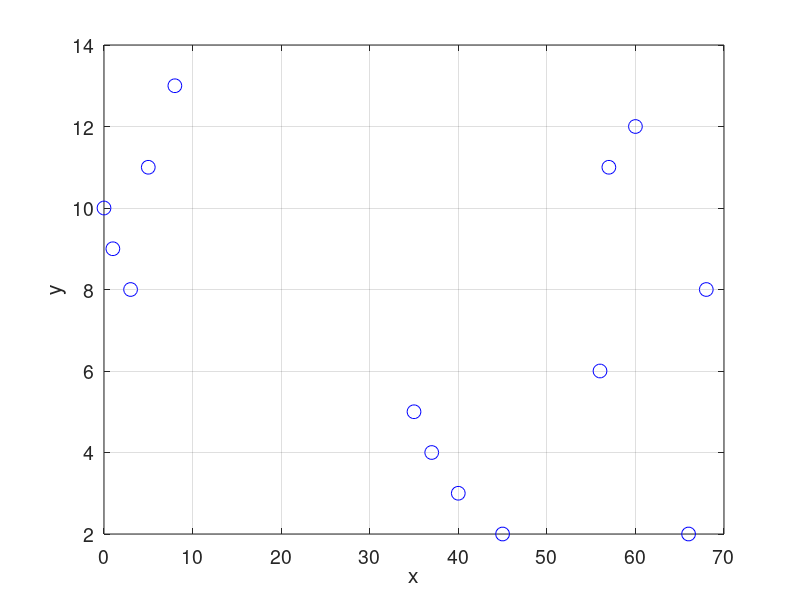

This figure's MATLAB source: (Note: this script raises an error after producing the figure.)
% Supposedly one measures the variable x which is a function of 
% the variable y. This gives us two corresponding vectors of 
% measurements: xData for the x variable and yData for the y 
% variable. 
% To plot the measured data points, run the following block of 
% code. 

xData = [0; 1; 3; 5; 8; 35; 37; 40; 45; 56; 57; 60; 66; 68];
yData = [10; 9; 8; 11; 13; 5; 4; 3; 2; 6; 11; 12; 2; 8];
close all; figure(1); plot(xData, yData, 'bo', 'MarkerSize', 10);
xlabel('x'); ylabel('y'); set(gca, 'FontSize', 14); grid on;
clearvars; clc;   % Clearing variables and workspace is done at 
                          % or near the end of after each block of code for 
                          % the purposes of clarity of this tutorial. 


%                                           Page 1
%%%%%%%%%%%%%%%%%%%%%%%%%%%%%%%%


% Supposedly one wants to find the value of the y variable for 
% the missing integer values of the x variable in the [-5, 70] 
% interval. The ZFindFit function is a tool which can be used to 
% do just that. 
% Run the following block of code to visualize the missing values 
% of the y variable which were estimated using the ZFindFit 
% function with its default settings, i.e. without any of its various 
% optional parameters changed. 

xData = [0; 1; 3; 5; 8; 35; 37; 40; 45; 56; 57; 60; 66; 68];
yData = [10; 9; 8; 11; 13; 5; 4; 3; 2; 6; 11; 12; 2; 8];
xMissing = [-5; -4; -3; -2; -1; 2; 4; 6; 7; 9; 10; 11; 12; 13; 14; 15; ...
    16; 17; 18; 19; 20; 21; 22; 23; 24; 25; 26; 27; 28; 29; 30; 31; ...
    32; 33; 34; 36; 38; 39; 41; 42; 43; 44; 46; 47; 48; 49; 50; 51; ...
    52; 53; 54; 55; 58; 59; 61; 62; 63; 64; 65; 67; 69; ...
    70];   % The missing integer values of the x variable at which 
              % the y variable was not measured. 
yMissing = ZFindFit(xData, yData, xMissing);
close all; figure(1); hold on;
plot(xData, yData, 'bo', 'MarkerSize', 10);
plot(xMissing, yMissing, 'ro', 'MarkerSize', 10);
xlabel('x'); ylabel('y'); legend('Data points', ...
    'Points estimated using ZFindFit function');
set(gca, 'FontSize', 14); grid on; hold off;
clearvars -except xData yData xMissing yMissing; clc;


%                                           Page 2
%%%%%%%%%%%%%%%%%%%%%%%%%%%%%%%%


% With its default settings, the estimated missing values with the 
% ZFindFit function are calculated using linear interpolation 
% between the neighboring data points. 
% The estimation of the missing values can be done in three 
% ways, determined by the optional parameter "Type". The 
% possible settings of "Type" are "'A'", "'Spline'" and "'PolyFit'". 
% With the default setting "'A'", a piecewise interpolation 
% polynomial is used. The degree of the piecewise interpolation 
% polynomial can be set using the optional parameter 
% "PseudoAccuracy", the default value of which is "1" (hence 
% the linear interpolation with default settings). 
% Run the following block of code to see the impact of the 
% variation of the "PseudoAccuracy" parameter on the estimated 
% missing values of the y variable. 

xData = [0; 1; 3; 5; 8; 35; 37; 40; 45; 56; 57; 60; 66; 68];
yData = [10; 9; 8; 11; 13; 5; 4; 3; 2; 6; 11; 12; 2; 8];
xMissing = [-5; -4; -3; -2; -1; 2; 4; 6; 7; 9; 10; 11; 12; 13; 14; 15; ...
    16; 17; 18; 19; 20; 21; 22; 23; 24; 25; 26; 27; 28; 29; 30; 31; ...
    32; 33; 34; 36; 38; 39; 41; 42; 43; 44; 46; 47; 48; 49; 50; 51; ...
    52; 53; 54; 55; 58; 59; 61; 62; 63; 64; 65; 67; 69; ...
    70];   % The missing integer values of the x variable at which 
              % the y variable was not measured. 
close all;
psacc = 1;
yMissing1 = ZFindFit(xData, yData, xMissing, ...
    'PseudoAccuracy', psacc);   % Pseudo Accuracy paramater 
                                                    % set to 1. 
figure(1); hold on;
plot(xData, yData, 'bo', 'MarkerSize', 10);
plot(xMissing, yMissing1, 'ro', 'MarkerSize', 10);
xlabel('x'); ylabel('y'); legend('Data points', ...
    'Points estimated using ZFindFit function');
set(gca, 'FontSize', 14); grid on; hold off;
title('"PseudoAccuracy" == "1"');
psacc = 2;
yMissing2 = ZFindFit(xData, yData, xMissing, ...
    'PseudoAccuracy', psacc);   % Pseudo Accuracy paramater 
                                                    % set to 2. 
figure(2); hold on;
plot(xData, yData, 'bo', 'MarkerSize', 10);
plot(xMissing, yMissing2, 'ro', 'MarkerSize', 10);
xlabel('x'); ylabel('y'); legend('Data points', ...
    'Points estimated using ZFindFit function');
set(gca, 'FontSize', 14); grid on; hold off;
title('"PseudoAccuracy" == "2"');
psacc = 3;
yMissing3 = ZFindFit(xData, yData, xMissing, ...
    'PseudoAccuracy', psacc);   % Pseudo Accuracy paramater 
                                                    % set to 3. 
figure(3); hold on;
plot(xData, yData, 'bo', 'MarkerSize', 10);
plot(xMissing, yMissing3, 'ro', 'MarkerSize', 10);
xlabel('x'); ylabel('y'); legend('Data points', ...
    'Points estimated using ZFindFit function');
set(gca, 'FontSize', 14); grid on; hold off;
title('"PseudoAccuracy" == "3"');
clearvars -except xData yData xMissing ...
    yMissing1 yMissing2 yMissing3; clc;


%                                           Page 3
%%%%%%%%%%%%%%%%%%%%%%%%%%%%%%%%


% With the "'A'" setting of the "Type" optional parameter, in 
% addition to the "PseudoAccuracy" optional parameter, the 
% "Mode" optional parameter can also be set. The possible 
% settings are either "0", "1", and "2", the default being "1". The 
% setting of the "Mode" parameter determines the method by 
% which the data points are selected and the boundaries are 
% calculated for each of the interpolation polynomials of the 
% piecewise interpolation polynomial function. 
% Generally, the variation of the "Mode" parameter only has an 
% impact when the data points are highly unequally spaced along 
% the abscissa coordinate, as is indeed the case with the 
% example presented in this tutorial. For further information, the 
% documentation of the ZFindFit function and its subfunctions 
% should be referred to. 
% Run the following block of code to see the impact of the 
% variation of the "Mode" parameter on the estimated values of 
% the y variable. The "PseudoAccuracy" parameter is set to "3" 
% for all cases. 

xData = [0; 1; 3; 5; 8; 35; 37; 40; 45; 56; 57; 60; 66; 68];
yData = [10; 9; 8; 11; 13; 5; 4; 3; 2; 6; 11; 12; 2; 8];
xMissing = [-5; -4; -3; -2; -1; 2; 4; 6; 7; 9; 10; 11; 12; 13; 14; 15; ...
    16; 17; 18; 19; 20; 21; 22; 23; 24; 25; 26; 27; 28; 29; 30; 31; ...
    32; 33; 34; 36; 38; 39; 41; 42; 43; 44; 46; 47; 48; 49; 50; 51; ...
    52; 53; 54; 55; 58; 59; 61; 62; 63; 64; 65; 67; 69; ...
    70];   % The missing integer values of the x variable at which 
              % the y variable was not measured. 
psacc = 3;   % Pseudo Accuracy paramater 
                     % set to 3. 
close all;
mode = 0;
yMissing0 = ZFindFit(xData, yData, xMissing, ...
    'PseudoAccuracy', psacc, ...
    'Mode', mode);   % Mode paramater set to 0. 
figure(1); hold on;
plot(xData, yData, 'bo', 'MarkerSize', 10);
plot(xMissing, yMissing0, 'ro', 'MarkerSize', 10);
xlabel('x'); ylabel('y'); legend('Data points', ...
    'Points estimated using ZFindFit function');
set(gca, 'FontSize', 14); grid on; hold off;
title('"Mode" == "0"');
mode = 1;
yMissing1 = ZFindFit(xData, yData, xMissing, ...
    'PseudoAccuracy', psacc, ...
    'Mode', mode);   % Mode paramater set to 1. 
figure(2); hold on;
plot(xData, yData, 'bo', 'MarkerSize', 10);
plot(xMissing, yMissing1, 'ro', 'MarkerSize', 10);
xlabel('x'); ylabel('y'); legend('Data points', ...
    'Points estimated using ZFindFit function');
set(gca, 'FontSize', 14); grid on; hold off;
title('"Mode" == "1"');
mode = 2;
yMissing2 = ZFindFit(xData, yData, xMissing, ...
    'PseudoAccuracy', psacc, ...
    'Mode', mode);   % Mode paramater set to 2. 
figure(3); hold on;
plot(xData, yData, 'bo', 'MarkerSize', 10);
plot(xMissing, yMissing2, 'ro', 'MarkerSize', 10);
xlabel('x'); ylabel('y'); legend('Data points', ...
    'Points estimated using ZFindFit function');
set(gca, 'FontSize', 14); grid on; hold off;
title('"Mode" == "2"');
clearvars -except xData yData xMissing ...
    yMissing0 yMissing1 yMissing2; clc;


%                                           Page 4
%%%%%%%%%%%%%%%%%%%%%%%%%%%%%%%%


% By setting the "Type" parameter to "'Spline'", the estimation of 
% the missing values is calculated using the cubic spline of the 
% data points. As the cubic spline is exactly determined for a 
% given set of data points, with the "'Spline'" setting of the 
% "Type" parameter, there are no optional parameters 
% "PseudoAccuracy" or "Mode". 
% Run the following block of code to estimate the missing 
% values of the y variable for the example given in this tutorial 
% using the "'Spline'" setting of the "Type" parameter. 

xData = [0; 1; 3; 5; 8; 35; 37; 40; 45; 56; 57; 60; 66; 68];
yData = [10; 9; 8; 11; 13; 5; 4; 3; 2; 6; 11; 12; 2; 8];
xMissing = [-5; -4; -3; -2; -1; 2; 4; 6; 7; 9; 10; 11; 12; 13; 14; 15; ...
    16; 17; 18; 19; 20; 21; 22; 23; 24; 25; 26; 27; 28; 29; 30; 31; ...
    32; 33; 34; 36; 38; 39; 41; 42; 43; 44; 46; 47; 48; 49; 50; 51; ...
    52; 53; 54; 55; 58; 59; 61; 62; 63; 64; 65; 67; 69; ...
    70];   % The missing integer values of the x variable at which 
              % the y variable was not measured. 
close all;
yMissingSpline = ZFindFit(xData, yData, xMissing, ...
    'Type', 'Spline');   % Setting the Type parameter to Spline. 
figure(1); hold on;
plot(xData, yData, 'bo', 'MarkerSize', 10);
plot(xMissing, yMissingSpline, 'ro', 'MarkerSize', 10);
xlabel('x'); ylabel('y'); legend('Data points', ...
    'Points estimated using ZFindFit function');
set(gca, 'FontSize', 14); grid on; hold off;
title('"Type" == "Spline"');
clearvars -except xData yData xMissing yMissingSpline; clc;


%                                           Page 5
%%%%%%%%%%%%%%%%%%%%%%%%%%%%%%%%


% Alternatively, the "Type" parameter can be set to "'PolyFit'" in 
% order to estimate the missing values using the regression 
% polynomial of the data points. The order of the regression 
% polynomial must be specified using the required 
% "PolyDegree" parameter. As with the "'Spline'" setting of the 
% "Type" parameter, the optional parameters "PseudoAccuracy" 
% and "Mode" are not available. 
% As can be seen by running the block of code on Page 1, the 
% function y(x) appears to have four local extremes. Perhaps an 
% appropriate choice for the order of the regression polynomial 
% would thus be five. 
% Run the following block of code to estimate the missing 
% values of the y variable for the example given in this tutorial 
% using the "'PolyFit'" setting of the "Type" parameter. The 
% "PolyDegree" parameter is set to be "5" for reasons 
% discussed in the previous paragraph. 

xData = [0; 1; 3; 5; 8; 35; 37; 40; 45; 56; 57; 60; 66; 68];
yData = [10; 9; 8; 11; 13; 5; 4; 3; 2; 6; 11; 12; 2; 8];
xMissing = [-5; -4; -3; -2; -1; 2; 4; 6; 7; 9; 10; 11; 12; 13; 14; 15; ...
    16; 17; 18; 19; 20; 21; 22; 23; 24; 25; 26; 27; 28; 29; 30; 31; ...
    32; 33; 34; 36; 38; 39; 41; 42; 43; 44; 46; 47; 48; 49; 50; 51; ...
    52; 53; 54; 55; 58; 59; 61; 62; 63; 64; 65; 67; 69; ...
    70];   % The missing integer values of the x variable at which 
              % the y variable was not measured. 
close all;
PolyDegree = 5;   % Setting the degree of the regression 
                               % polynomial. 
yMissingPolyFit = ZFindFit(xData, yData, xMissing, ...
    'Type', 'PolyFit', ...   % Setting the Type parameter to PolyFit. 
    PolyDegree);
figure(1); hold on;
plot(xData, yData, 'bo', 'MarkerSize', 10);
plot(xMissing, yMissingPolyFit, 'ro', 'MarkerSize', 10);
xlabel('x'); ylabel('y'); legend('Data points', ...
    'Points estimated using ZFindFit function');
set(gca, 'FontSize', 14); grid on; hold off;
title('"Type" == "PolyFit"');
clearvars -except xData yData xMissing yMissingPolyFit; clc;


%                                           Page 6
%%%%%%%%%%%%%%%%%%%%%%%%%%%%%%%%


% So far, the ZFitTutorial function has been used to estimate the 
% missing values of the y variable. After that, the estimated data 
% points along with the measured data points were plotted 
% manually. 
% With ZFitFunction, the function which is calculated to estimate 
% the missing data points as well as the measured (input) data 
% points can easily be visualized by specifying the number of 
% the figure in which the plot is to be performed. This can be 
% done by changing the optional "Figure" parameter from its 
% default value of "0" to a desired natural number. 
% Run the following block of code to visualize the data points 
% along an example of the ZFitTutorial function calculated curve 
% used for the missing data estimation for the example 
% presented in this tutorial in Figure 4. 

xData = [0; 1; 3; 5; 8; 35; 37; 40; 45; 56; 57; 60; 66; 68];
yData = [10; 9; 8; 11; 13; 5; 4; 3; 2; 6; 11; 12; 2; 8];
xMissing = [-5; -4; -3; -2; -1; 2; 4; 6; 7; 9; 10; 11; 12; 13; 14; 15; ...
    16; 17; 18; 19; 20; 21; 22; 23; 24; 25; 26; 27; 28; 29; 30; 31; ...
    32; 33; 34; 36; 38; 39; 41; 42; 43; 44; 46; 47; 48; 49; 50; 51; ...
    52; 53; 54; 55; 58; 59; 61; 62; 63; 64; 65; 67; 69; ...
    70];   % The missing integer values of the x variable at which 
              % the y variable was not measured. 
close all;
psacc = 3;   % Pseudo Accuracy paramater 
                     % set to 3. 
mode = 2;   % Mode paramater set to 2. 
figr = 4;
yMissing = ZFindFit(xData, yData, xMissing, ...
    'PseudoAccuracy', psacc, 'Mode', mode, ...
    'Figure', figr);   % Figure paramater set to 4. 
clearvars -except xData yData xMissing yMissing; clc;


%                                           Page 7
%%%%%%%%%%%%%%%%%%%%%%%%%%%%%%%%


% This completes the tutorial for the ZFindFit function. 
% For further questions, the documentation and the code of the 
% function and its subfunctions should be referred to. 


%                                           Page 8
%%%%%%%%%%%%%%%%%%%%%%%%%%%%%%%%